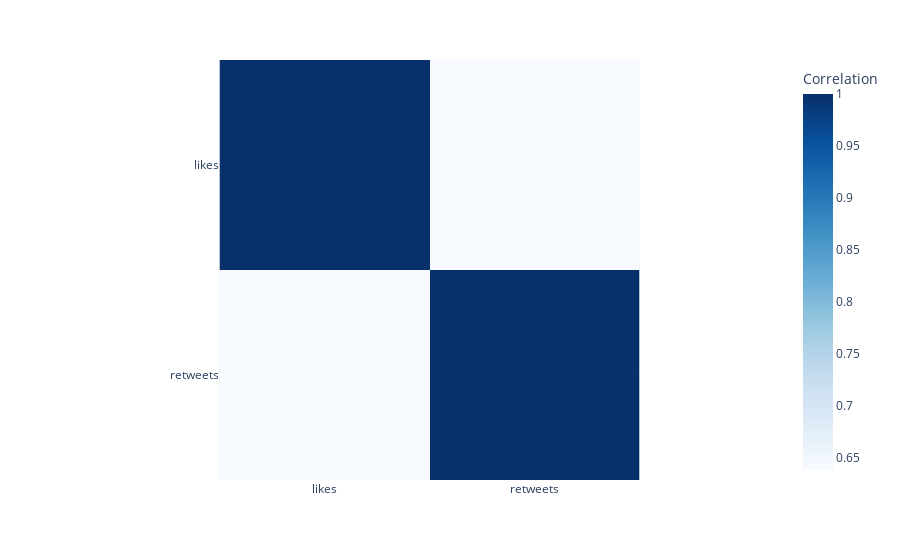

The notebook cell saved with this chart:
### Code cell
# Assuming 'likes' and 'retweets' are the column names in your correlation matrix DataFrame
# corr_matrix is your DataFrame

# Create a heatmap with labels
fig = px.imshow(corr_matrix, x=['likes', 'retweets'], y=['likes', 'retweets'],
                color_continuous_scale='Blues', labels={'color': 'Correlation'})

# Show the plot
fig.show()

### Figure 1 — Plotly figure (JSON) as saved in the notebook; plotly's stock layout.template omitted (floating-point values rounded to 4 significant figures)
{"data": [{"coloraxis": "coloraxis", "name": "0", "x": ["likes", "retweets"], "y": ["likes", "retweets"], "z": [[1.0, 0.6381], [0.6381, 1.0]], "type": "heatmap", "xaxis": "x", "yaxis": "y", "hovertemplate": "x: %{x}<br>y: %{y}<br>Correlation: %{z}<extra></extra>"}], "layout": {"xaxis": {"anchor": "y", "domain": [0.0, 1.0], "scaleanchor": "y", "constrain": "domain"}, "yaxis": {"anchor": "x", "domain": [0.0, 1.0], "autorange": "reversed", "constrain": "domain"}, "coloraxis": {"colorbar": {"title": {"text": "Correlation"}}, "colorscale": [[0.0, "rgb(247,251,255)"], [0.125, "rgb(222,235,247)"], [0.25, "rgb(198,219,239)"], [0.375, "rgb(158,202,225)"], [0.5, "rgb(107,174,214)"], [0.625, "rgb(66,146,198)"], [0.75, "rgb(33,113,181)"], [0.875, "rgb(8,81,156)"], [1.0, "rgb(8,48,107)"]]}, "margin": {"t": 60}}}
